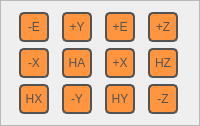
                  <widget class="QFrame" name="frame_3">
                   <property name="maximumSize">
                    <size>
                     <width>220</width>
                     <height>150</height>
                    </size>
                   </property>
                   <property name="frameShape">
                    <enum>QFrame::StyledPanel</enum>
                   </property>
                   <property name="frameShadow">
                    <enum>QFrame::Raised</enum>
                   </property>
                   <layout class="QGridLayout" name="gridLayout_12">
                    <item row="2" column="3">
                     <widget class="QPushButton" name="p15">
                      <property name="enabled">
                       <bool>false</bool>
                      </property>
                      <property name="minimumSize">
                       <size>
                        <width>30</width>
                        <height>30</height>
                       </size>
                      </property>
                      <property name="maximumSize">
                       <size>
                        <width>30</width>
                        <height>30</height>
                       </size>
                      </property>
                      <property name="font">
                       <font>
                        <pointsize>9</pointsize>
                       </font>
                      </property>
                      <property name="styleSheet">
                       <string notr="true">QPushButton {
background-color:rgb(47, 47, 47);
color: rgb(255, 255, 255);
border-style: solid;
border-radius:5px;
border-width:2px; 
border-color:rgb(255, 85, 0);
}
QPushButton:hover {
border-width:3px; 
border-color:rgb(255, 115, 30);
}
QPushButton:pressed {
background-color:rgb(255, 115, 30);
border-color: rgb(255, 195, 110);
border-width: 4px;     
}
QPushButton:disabled{
background-color: rgb(255, 149, 62);
color: rgb(83, 83, 83);
border-color:rgb(83, 83, 83);
}

</string>
                      </property>
                      <property name="text">
                       <string>-Z</string>
                      </property>
                     </widget>
                    </item>
                    <item row="0" column="3">
                     <widget class="QPushButton" name="p16">
                      <property name="enabled">
                       <bool>false</bool>
                      </property>
                      <property name="minimumSize">
                       <size>
                        <width>30</width>
                        <height>30</height>
                       </size>
                      </property>
                      <property name="maximumSize">
                       <size>
                        <width>30</width>
                        <height>30</height>
                       </size>
                      </property>
                      <property name="font">
                       <font>
                        <pointsize>9</pointsize>
                       </font>
                      </property>
                      <property name="styleSheet">
                       <string notr="true">QPushButton {
background-color:rgb(47, 47, 47);
color: rgb(255, 255, 255);
border-style: solid;
border-radius:5px;
border-width:2px; 
border-color:rgb(255, 85, 0);
}
QPushButton:hover {
border-width:3px; 
border-color:rgb(255, 115, 30);
}
QPushButton:pressed {
background-color:rgb(255, 115, 30);
border-color: rgb(255, 195, 110);
border-width: 4px;     
}
QPushButton:disabled{
background-color: rgb(255, 149, 62);
color: rgb(83, 83, 83);
border-color:rgb(83, 83, 83);
}

</string>
                      </property>
                      <property name="text">
                       <string>+Z</string>
                      </property>
                     </widget>
                    </item>
                    <item row="1" column="2">
                     <widget class="QPushButton" name="p8">
                      <property name="enabled">
                       <bool>false</bool>
                      </property>
                      <property name="minimumSize">
                       <size>
                        <width>30</width>
                        <height>30</height>
                       </size>
                      </property>
                      <property name="maximumSize">
                       <size>
                        <width>30</width>
                        <height>30</height>
                       </size>
                      </property>
                      <property name="font">
                       <font>
                        <pointsize>9</pointsize>
                       </font>
                      </property>
                      <property name="styleSheet">
                       <string notr="true">QPushButton {
background-color:rgb(47, 47, 47);
color: rgb(255, 255, 255);
border-style: solid;
border-radius:5px;
border-width:2px; 
border-color:rgb(255, 85, 0);
}
QPushButton:hover {
border-width:3px; 
border-color:rgb(255, 115, 30);
}
QPushButton:pressed {
background-color:rgb(255, 115, 30);
border-color: rgb(255, 195, 110);
border-width: 4px;     
}
QPushButton:disabled{
background-color: rgb(255, 149, 62);
color: rgb(83, 83, 83);
border-color:rgb(83, 83, 83);
}

</string>
                      </property>
                      <property name="text">
                       <string>+X</string>
                      </property>
                     </widget>
                    </item>
                    <item row="0" column="1">
                     <widget class="QPushButton" name="p12">
                      <property name="enabled">
                       <bool>false</bool>
                      </property>
                      <property name="minimumSize">
                       <size>
                        <width>30</width>
                        <height>30</height>
                       </size>
                      </property>
                      <property name="maximumSize">
                       <size>
                        <width>30</width>
                        <height>30</height>
                       </size>
                      </property>
                      <property name="font">
                       <font>
                        <pointsize>9</pointsize>
                       </font>
                      </property>
                      <property name="styleSheet">
                       <string notr="true">QPushButton {
background-color:rgb(47, 47, 47);
color: rgb(255, 255, 255);
border-style: solid;
border-radius:5px;
border-width:2px; 
border-color:rgb(255, 85, 0);
}
QPushButton:hover {
border-width:3px; 
border-color:rgb(255, 115, 30);
}
QPushButton:pressed {
background-color:rgb(255, 115, 30);
border-color: rgb(255, 195, 110);
border-width: 4px;     
}
QPushButton:disabled{
background-color: rgb(255, 149, 62);
color: rgb(83, 83, 83);
border-color:rgb(83, 83, 83);
}

</string>
                      </property>
                      <property name="text">
                       <string>+Y</string>
                      </property>
                     </widget>
                    </item>
                    <item row="2" column="1">
                     <widget class="QPushButton" name="p11">
                      <property name="enabled">
                       <bool>false</bool>
                      </property>
                      <property name="minimumSize">
                       <size>
                        <width>30</width>
                        <height>30</height>
                       </size>
                      </property>
                      <property name="maximumSize">
                       <size>
                        <width>30</width>
                        <height>30</height>
                       </size>
                      </property>
                      <property name="font">
                       <font>
                        <pointsize>9</pointsize>
                       </font>
                      </property>
                      <property name="styleSheet">
                       <string notr="true">QPushButton {
background-color:rgb(47, 47, 47);
color: rgb(255, 255, 255);
border-style: solid;
border-radius:5px;
border-width:2px; 
border-color:rgb(255, 85, 0);
}
QPushButton:hover {
border-width:3px; 
border-color:rgb(255, 115, 30);
}
QPushButton:pressed {
background-color:rgb(255, 115, 30);
border-color: rgb(255, 195, 110);
border-width: 4px;     
}
QPushButton:disabled{
background-color: rgb(255, 149, 62);
color: rgb(83, 83, 83);
border-color:rgb(83, 83, 83);
}

</string>
                      </property>
                      <property name="text">
                       <string>-Y</string>
                      </property>
                     </widget>
                    </item>
                    <item row="1" column="0">
                     <widget class="QPushButton" name="p7">
                      <property name="enabled">
                       <bool>false</bool>
                      </property>
                      <property name="minimumSize">
                       <size>
                        <width>30</width>
                        <height>30</height>
                       </size>
                      </property>
                      <property name="maximumSize">
                       <size>
                        <width>30</width>
                        <height>30</height>
                       </size>
                      </property>
                      <property name="font">
                       <font>
                        <pointsize>9</pointsize>
                       </font>
                      </property>
                      <property name="styleSheet">
                       <string notr="true">QPushButton {
background-color:rgb(47, 47, 47);
color: rgb(255, 255, 255);
border-style: solid;
border-radius:5px;
border-width:2px; 
border-color:rgb(255, 85, 0);
}
QPushButton:hover {
border-width:3px; 
border-color:rgb(255, 115, 30);
}
QPushButton:pressed {
background-color:rgb(255, 115, 30);
border-color: rgb(255, 195, 110);
border-width: 4px;     
}
QPushButton:disabled{
background-color: rgb(255, 149, 62);
color: rgb(83, 83, 83);
border-color:rgb(83, 83, 83);
}

</string>
                      </property>
                      <property name="text">
                       <string>-X</string>
                      </property>
                     </widget>
                    </item>
                    <item row="2" column="2">
                     <widget class="QPushButton" name="p9">
                      <property name="enabled">
                       <bool>false</bool>
                      </property>
                      <property name="minimumSize">
                       <size>
                        <width>30</width>
                        <height>30</height>
                       </size>
                      </property>
                      <property name="maximumSize">
                       <size>
                        <width>30</width>
                        <height>30</height>
                       </size>
                      </property>
                      <property name="font">
                       <font>
                        <pointsize>9</pointsize>
                       </font>
                      </property>
                      <property name="styleSheet">
                       <string notr="true">QPushButton {
background-color:rgb(47, 47, 47);
color: rgb(255, 255, 255);
border-style: solid;
border-radius:5px;
border-width:2px; 
border-color:rgb(255, 85, 0);
}
QPushButton:hover {
border-width:3px; 
border-color:rgb(255, 115, 30);
}
QPushButton:pressed {
background-color:rgb(255, 115, 30);
border-color: rgb(255, 195, 110);
border-width: 4px;     
}
QPushButton:disabled{
background-color: rgb(255, 149, 62);
color: rgb(83, 83, 83);
border-color:rgb(83, 83, 83);
}

</string>
                      </property>
                      <property name="text">
                       <string>HY</string>
                      </property>
                     </widget>
                    </item>
                    <item row="2" column="0">
                     <widget class="QPushButton" name="p5">
                      <property name="enabled">
                       <bool>false</bool>
                      </property>
                      <property name="minimumSize">
                       <size>
                        <width>30</width>
                        <height>30</height>
                       </size>
                      </property>
                      <property name="maximumSize">
                       <size>
                        <width>30</width>
                        <height>30</height>
                       </size>
                      </property>
                      <property name="font">
                       <font>
                        <pointsize>9</pointsize>
                       </font>
                      </property>
                      <property name="styleSheet">
                       <string notr="true">QPushButton {
background-color:rgb(47, 47, 47);
color: rgb(255, 255, 255);
border-style: solid;
border-radius:5px;
border-width:2px; 
border-color:rgb(255, 85, 0);
}
QPushButton:hover {
border-width:3px; 
border-color:rgb(255, 115, 30);
}
QPushButton:pressed {
background-color:rgb(255, 115, 30);
border-color: rgb(255, 195, 110);
border-width: 4px;     
}
QPushButton:disabled{
background-color: rgb(255, 149, 62);
color: rgb(83, 83, 83);
border-color:rgb(83, 83, 83);
}

</string>
                      </property>
                      <property name="text">
                       <string>HX</string>
                      </property>
                     </widget>
                    </item>
                    <item row="1" column="3">
                     <widget class="QPushButton" name="p13">
                      <property name="enabled">
                       <bool>false</bool>
                      </property>
                      <property name="minimumSize">
                       <size>
                        <width>30</width>
                        <height>30</height>
                       </size>
                      </property>
                      <property name="maximumSize">
                       <size>
                        <width>30</width>
                        <height>30</height>
                       </size>
                      </property>
                      <property name="font">
                       <font>
                        <pointsize>9</pointsize>
                       </font>
                      </property>
                      <property name="styleSheet">
                       <string notr="true">QPushButton {
background-color:rgb(47, 47, 47);
color: rgb(255, 255, 255);
border-style: solid;
border-radius:5px;
border-width:2px; 
border-color:rgb(255, 85, 0);
}
QPushButton:hover {
border-width:3px; 
border-color:rgb(255, 115, 30);
}
QPushButton:pressed {
background-color:rgb(255, 115, 30);
border-color: rgb(255, 195, 110);
border-width: 4px;     
}
QPushButton:disabled{
background-color: rgb(255, 149, 62);
color: rgb(83, 83, 83);
border-color:rgb(83, 83, 83);
}

</string>
                      </property>
                      <property name="text">
                       <string>HZ</string>
                      </property>
                     </widget>
                    </item>
                    <item row="0" column="0">
                     <widget class="QPushButton" name="p19">
                      <property name="enabled">
                       <bool>false</bool>
                      </property>
                      <property name="minimumSize">
                       <size>
                        <width>30</width>
                        <height>30</height>
                       </size>
                      </property>
                      <property name="maximumSize">
                       <size>
                        <width>30</width>
                        <height>30</height>
                       </size>
                      </property>
                      <property name="font">
                       <font>
                        <pointsize>9</pointsize>
                       </font>
                      </property>
                      <property name="styleSheet">
                       <string notr="true">QPushButton {
background-color:rgb(47, 47, 47);
color: rgb(255, 255, 255);
border-style: solid;
border-radius:5px;
border-width:2px; 
border-color:rgb(255, 85, 0);
}
QPushButton:hover {
border-width:3px; 
border-color:rgb(255, 115, 30);
}
QPushButton:pressed {
background-color:rgb(255, 115, 30);
border-color: rgb(255, 195, 110);
border-width: 4px;     
}
QPushButton:disabled{
background-color: rgb(255, 149, 62);
color: rgb(83, 83, 83);
border-color:rgb(83, 83, 83);
}

</string>
                      </property>
                      <property name="text">
                       <string>-E</string>
                      </property>
                     </widget>
                    </item>
                    <item row="0" column="2">
                     <widget class="QPushButton" name="p20">
                      <property name="enabled">
                       <bool>false</bool>
                      </property>
                      <property name="minimumSize">
                       <size>
                        <width>30</width>
                        <height>30</height>
                       </size>
                      </property>
                      <property name="maximumSize">
                       <size>
                        <width>30</width>
                        <height>30</height>
                       </size>
                      </property>
                      <property name="font">
                       <font>
                        <pointsize>9</pointsize>
                       </font>
                      </property>
                      <property name="styleSheet">
                       <string notr="true">QPushButton {
background-color:rgb(47, 47, 47);
color: rgb(255, 255, 255);
border-style: solid;
border-radius:5px;
border-width:2px; 
border-color:rgb(255, 85, 0);
}
QPushButton:hover {
border-width:3px; 
border-color:rgb(255, 115, 30);
}
QPushButton:pressed {
background-color:rgb(255, 115, 30);
border-color: rgb(255, 195, 110);
border-width: 4px;     
}
QPushButton:disabled{
background-color: rgb(255, 149, 62);
color: rgb(83, 83, 83);
border-color:rgb(83, 83, 83);
}

</string>
                      </property>
                      <property name="text">
                       <string>+E</string>
                      </property>
                     </widget>
                    </item>
                    <item row="1" column="1">
                     <widget class="QPushButton" name="p13_2">
                      <property name="enabled">
                       <bool>false</bool>
                      </property>
                      <property name="minimumSize">
                       <size>
                        <width>30</width>
                        <height>30</height>
                       </size>
                      </property>
                      <property name="maximumSize">
                       <size>
                        <width>30</width>
                        <height>30</height>
                       </size>
                      </property>
                      <property name="font">
                       <font>
                        <pointsize>9</pointsize>
                       </font>
                      </property>
                      <property name="styleSheet">
                       <string notr="true">QPushButton {
background-color:rgb(47, 47, 47);
color: rgb(255, 255, 255);
border-style: solid;
border-radius:5px;
border-width:2px; 
border-color:rgb(255, 85, 0);
}
QPushButton:hover {
border-width:3px; 
border-color:rgb(255, 115, 30);
}
QPushButton:pressed {
background-color:rgb(255, 115, 30);
border-color: rgb(255, 195, 110);
border-width: 4px;     
}
QPushButton:disabled{
background-color: rgb(255, 149, 62);
color: rgb(83, 83, 83);
border-color:rgb(83, 83, 83);
}

</string>
                      </property>
                      <property name="text">
                       <string>HA</string>
                      </property>
                     </widget>
                    </item>
                   </layout>
                  </widget>
